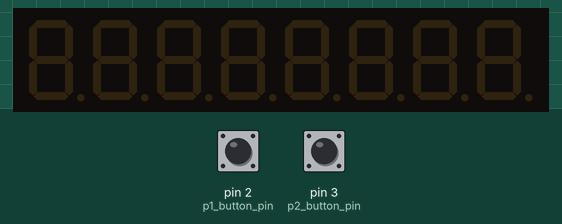
A sketch run on a simulated Arduino Uno, built with avr-gcc and run on an emulated ATmega328P. On the bench: 8-digit seven-segment display. Inputs (shaded band) come from the test bench; at power-on: pin 2 (p1_button_pin) HIGH, pin 3 (p2_button_pin) HIGH.

Above: at 1.2 s.
1.3 s: pin 2 (p1_button_pin) pulled LOW for 0.15 s
At 2.6 s:
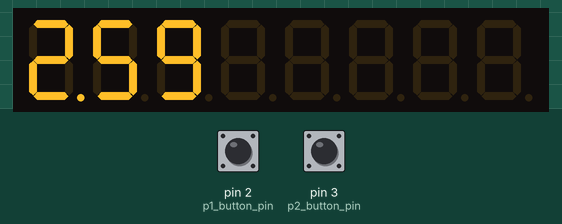
4.4 s: pin 3 (p2_button_pin) pulled LOW for 0.15 s
At 6.2 s:
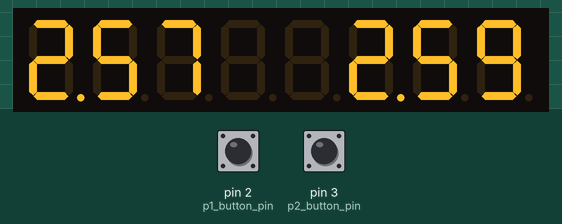
7.5 s: pin 2 (p1_button_pin) pulled LOW for 1 s
At 10.9 s:
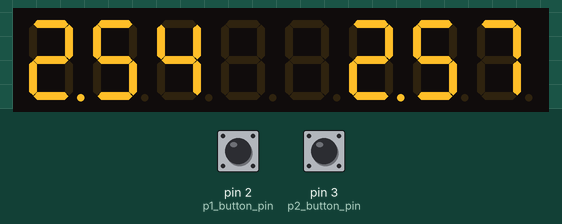
11.0 s: pin 3 (p2_button_pin) pulled LOW for 1 s
At 12.4 s:
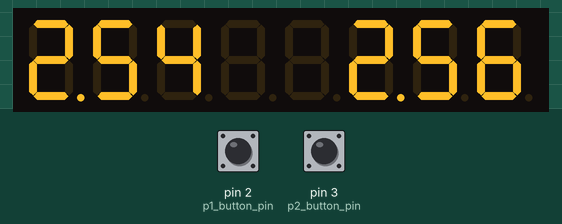
Timing chart, 0 to 14.0 s (numbered marks = the images above; inputs shaded):
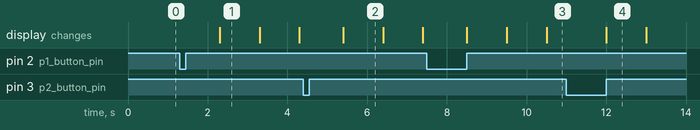

Measured:
- after the input at 1.3 s, the display: changes after 1.0 s (image 1)

The sketch:

chess_timer.ino
```cpp
#include <TimerOne.h>     // Include the internal timer library
#include <LedControl.h>   // Include the library for controlling a 7x8 segment display

LedControl lc = LedControl(12, 11, 10, 1);  // Initialize the 7x8 segment display with pin numbers and create an object

#define p1_button_pin 2   // First player's button pin
#define p2_button_pin 3   // Second player's button pin

int mins_p1 = 2;          // Initial minutes for player 1
int Time_p1 = 60;         // Initial seconds for player 1

int mins_p2 = 2;          // Initial minutes for player 2
int Time_p2 = 60;         // Initial seconds for player 2

boolean p1_win = false;   // Indicator for player 1's win
boolean p2_win = false;   // Indicator for player 2's win

void setup() {
  lc.shutdown(0, false);   // Turn on the display at index 0
  lc.setIntensity(0, 2);   // Set display brightness
  lc.clearDisplay(0);      // Clear the display

  pinMode(p1_button_pin, INPUT_PULLUP);     // Declare player 1's button pin for input with pull-up resistor
  pinMode(p2_button_pin, INPUT_PULLUP);     // Declare player 2's button pin for input with pull-up resistor

  attachInterrupt(digitalPinToInterrupt(p1_button_pin), p1_play, FALLING);   // Attach an external interrupt for player 1's timer
  attachInterrupt(digitalPinToInterrupt(p2_button_pin), p2_play, FALLING);   // Attach an external interrupt for player 2's timer

  Timer1.initialize(1000000);   // Initialize the internal timer for 1-second updates
}

void loop() {
  // Here, you would typically implement the main program logic, but it's currently empty.
}
```

functions.ino
```cpp
void p1_timer() {   // Player 1's timer function

  if (Time_p1 == 0 and mins_p1 != 0 and p1_win == false and p2_win == false) {
    // If player 1's seconds reach 0, but minutes are not 0 and neither player has won, decrement minutes by 1 and set seconds to 59
    mins_p1--;
    Time_p1 = 59;
  }
  else if (mins_p1 == 0 and Time_p1 == 0) {
    // If minutes and seconds both reach 0, player 1 loses
    Time_p1 = 0;
    p1_win = true;
  }
  else if (mins_p1 == 0 and Time_p1 == 0 and p1_win == true ) {
    // Display the "LOSE" text on the screen if player 1 has already won
    p1_lose();
  }
  else {
    // If there is still time left, decrement seconds to continue counting down
    Time_p1--;
    display_p1();
  }

}

void p2_timer() {  // Player 2's timer function

  if (Time_p2 == 0 and mins_p2 != 0 and p2_win == false) {
    // If player 2's seconds reach 0, but minutes are not 0 and player 2 has not won, decrement minutes by 1 and set seconds to 59
    mins_p2--;
    Time_p2 = 59;
  }
  else if (mins_p2 == 0 and Time_p2 == 0) {
    // If minutes and seconds both reach 0, player 2 loses
    Time_p2 = 0;
    p2_win = true;
  }
  else if (mins_p2 == 0 and Time_p2 == 0 and p2_win == true) {
    // Display the "LOSE" text on the screen if player 2 has already won
    p2_lose();
  }
  else {
    // If there is still time left, decrement seconds to continue counting down
    Time_p2--;
    display_p2();
  }

}

void p1_lose() {
  lc.setChar(0, 7, 'L', 0);    // Display 'L' on the screen
  lc.setChar(0, 6, 'o', 0);    // Display 'o' on the screen
  lc.setRow(0, 5, B01011011);  // Display 'S' on the screen
  lc.setRow(0, 4, B01011011);  // Display 'S' on the screen
}

void p2_lose() {
  lc.setChar(0, 3, 'L', 0);
  lc.setChar(0, 2, 'o', 0);
  lc.setRow(0, 1, B01011011);
  lc.setRow(0, 0, B01011011);
}

void display_p1() {                // Player 1's time display code
  lc.setDigit(0, 7, mins_p1, 1);
  lc.setDigit(0, 6, Time_p1 / 10 , 0);
  lc.setDigit(0, 5, Time_p1 % 10, 0);
}

void display_p2() {                // Player 2's time display code
  lc.setDigit(0, 2, mins_p2, 1);
  lc.setDigit(0, 1, Time_p2 / 10 , 0);
  lc.setDigit(0, 0, Time_p2 % 10, 0);
}

void p1_play() {
  Timer1.attachInterrupt(p1_timer);   // Attach player 1's timer function
}

void p2_play() {
  Timer1.attachInterrupt(p2_timer);   // Attach player 2's timer function
}
```
